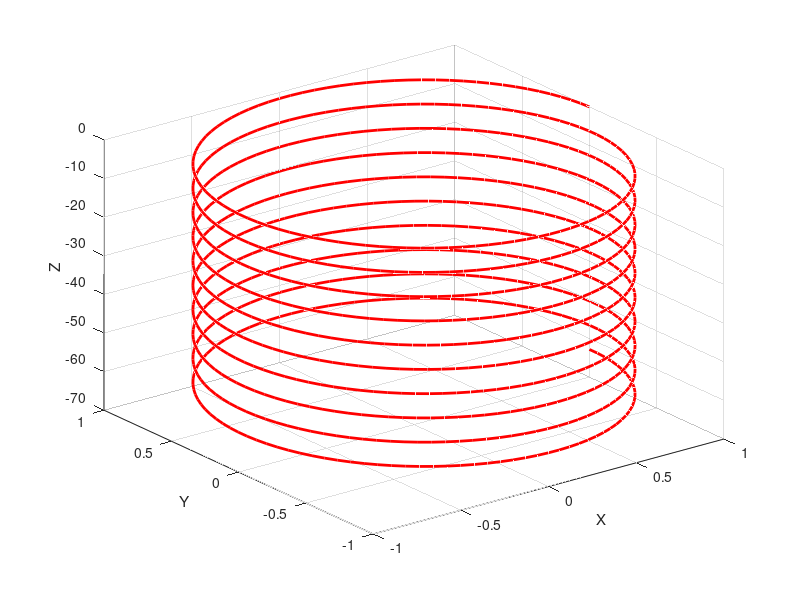

Write MATLAB code to recreate this figure.
t = linspace(0,20*pi,1000);
x = cos(t);
y = sin(t);
z = -t;

figure;
plot3(x,y,z,'r','LineWidth',2)
grid on
xlabel('X'); ylabel('Y'); zlabel('Z');
